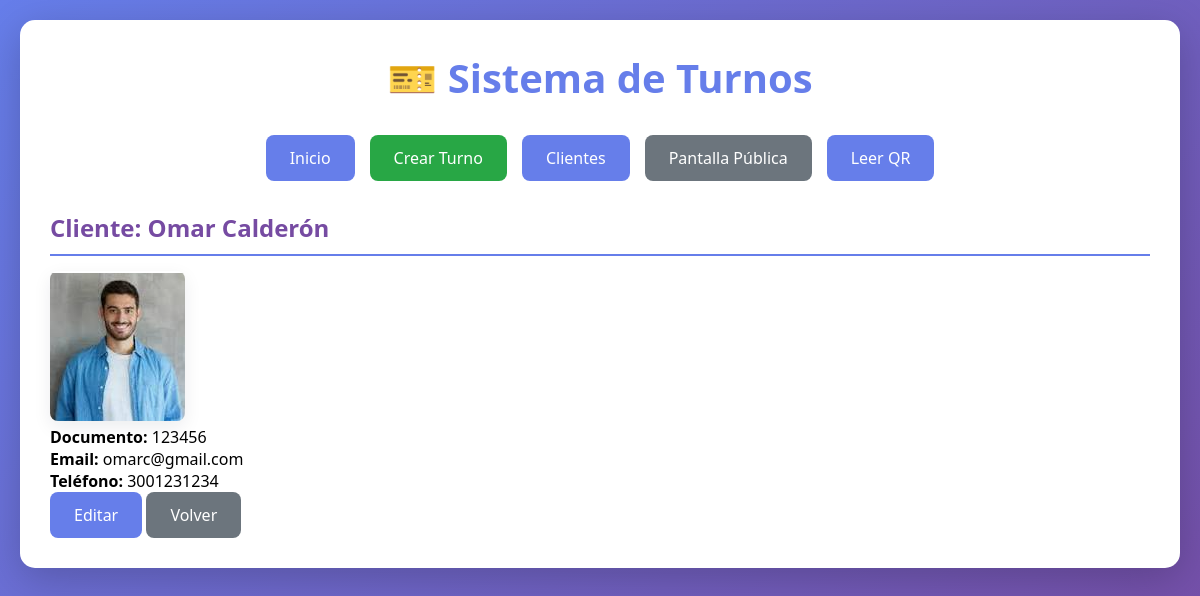
Screenshot of /clientes/2/ with the database file from the repository.
### App_QR/models.py (models this page shows, shortened)
class Cliente(models.Model):
    nombre = models.CharField(max_length=200)
    documento = models.CharField(max_length=50, blank=True, null=True)
    email = models.EmailField(blank=True, null=True)
    telefono = models.CharField(max_length=30, blank=True, null=True)
    foto = models.ImageField(upload_to='clientes/fotos/', blank=True, null=True)
    class Meta:
        verbose_name = 'Cliente'
        verbose_name_plural = 'Clientes'

### App_QR/views.py (the view)
# urls.py: path('clientes/<int:pk>/', views.cliente_detail, name='cliente_detail'),
def cliente_detail(request, pk):
    cliente = get_object_or_404(Cliente, pk=pk)
    return render(request, 'App_QR/cliente_detail.html', {'cliente': cliente})

### App_QR/templates/App_QR/cliente_detail.html (shortened to what this page needs)
{% extends 'App_QR/base.html' %}
{% load static %}
{% block content %}
<h2>Cliente: {{ cliente.nombre }}</h2>
<div style="max-width:700px;">
    {% if cliente.foto %}
    <p><img src="{{ cliente.foto.url }}" alt="Foto {{ cliente.nombre }}" style="max-width:220px;border-radius:8px;box-shadow:0 6px 18px rgba(12,22,45,0.08);"/></p>
    {% endif %}
    <p><strong>Documento:</strong> {{ cliente.documento }}</p>
    <p><strong>Email:</strong> {{ cliente.email }}</p>
    <p><strong>Teléfono:</strong> {{ cliente.telefono }}</p>
    <p>
        <a href="{% url 'cliente_update' cliente.pk %}" class="btn">Editar</a>
        <a href="{% url 'cliente_list' %}" class="btn btn-secondary">Volver</a>
    </p>
</div>
{% endblock %}

### App_QR/static/App_QR/css/base.css (style rules this page uses)
* { margin: 0; padding: 0; box-sizing: border-box; }
body { font-family: 'Segoe UI', Tahoma, Geneva, Verdana, sans-serif; background: linear-gradient(135deg, #667eea 0%, #764ba2 100%); min-height: 100vh; padding: 20px; }
h2 { color: #764ba2; margin: 25px 0 15px 0; border-bottom: 2px solid #667eea; padding-bottom: 10px; }
.btn { display: inline-block; padding: 12px 24px; background: #667eea; color: white; text-decoration: none; border-radius: 8px; border: none; cursor: pointer; font-size: 16px; transition: all 0.3s; }
.btn-secondary { background: #6c757d; }

### rows the page displays
Cliente: nombre "Omar Calderón", foto (picture), documento "123456", email "omarc@gmail.com", telefono "3001231234"
